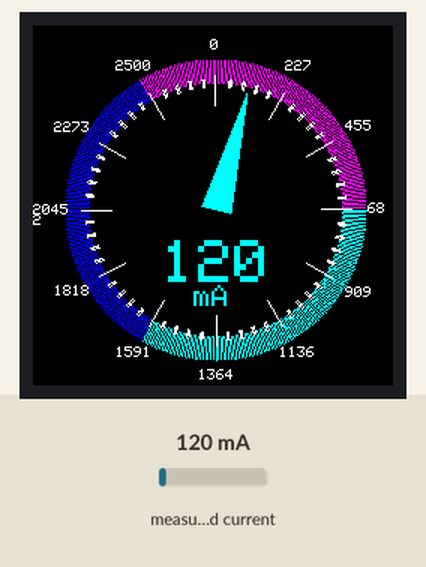
The sketch below on a simulated ESP32. On the bench: 240×240 colour display. The inputs (shaded band) are chosen by the test bench; at power-on: measured current 120 mA.

Above: at 2.38 s.
2.4 s: measured current set to 40 mA
At 3.75 s:
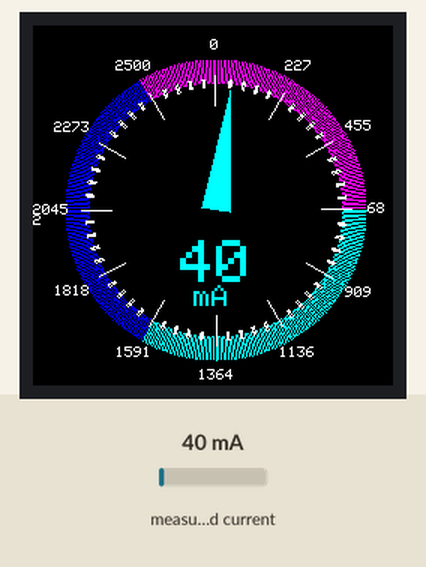
3.9 s: measured current set to 500 mA
At 4.7 s:
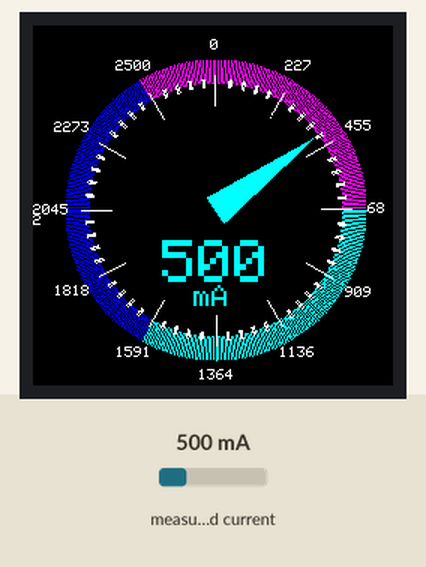
5.4 s: measured current set to 1000 mA
At 8.9 s:
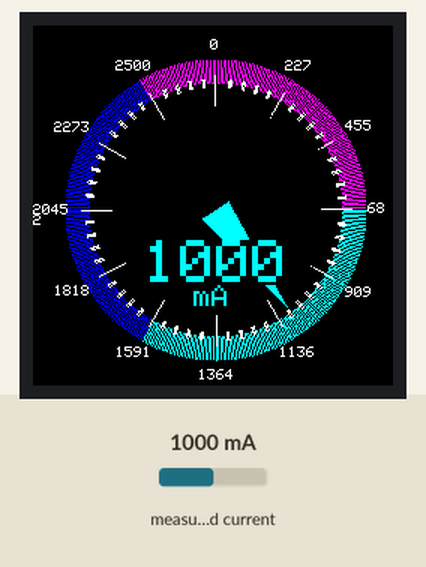

The sketch:

ESP32_OLED_Round_in219_currentmonitor.ino
```cpp
#include <Arduino_GFX_Library.h>
#include <Wire.h>
#include "INA219.h"
#include <math.h>

// === ESP32 Dev Kit pins ===
#define TFT_DC DF_GFX_DC
#define TFT_CS DF_GFX_CS
#define TFT_RST DF_GFX_RST
#define TFT_BL DF_GFX_BL

Arduino_DataBus *bus = new Arduino_ESP32SPI(
    TFT_DC, TFT_CS, 18, 23, -1, VSPI
);

Arduino_GFX *gfx = new Arduino_GC9A01(bus, TFT_RST, 0, false);

// === INA219 Sensor ===
INA219 INA(0x40);

// === Gauge Parameters ===
const int centerX = 122;
const int centerY = 128-5;

// Current gauge
const int currRadius = 90;
const int currNeedleLength = 80;
float currentI = 0;
float displayedI = 0;
const float Imax = 2500.0; // max current in mA (full-scale)

// Colored zones
void drawColoredZones(int radius){
    int outer = radius + 10; // extend 10 pixels outward
    for(int i=0; i<360; i++){
        uint16_t color;
        if(i < 120) color = 0x07FF;       // Cyan
        else if(i < 240) color = 0x001F;  // Magenta
        else color = 0xF81F;              // Dark Blue

        for(int r = radius-5; r<=outer; r++){
            int x = centerX + r*cos(radians(i));
            int y = centerY + r*sin(radians(i));
            gfx->drawPixel(x, y, color);
        }
    }
}

// Minor zones and major ticks with labels
void drawTickZones(int radius){
    int startAngle = 270; // rotate everything by 270°

    // Minor zones every 6°
    for(int i=0; i<360; i+=6){
        if(i % 30 != 0){
            for(int r = radius-8; r <= radius-3; r++){
                float angle = radians(i + startAngle);
                int x1 = centerX + r*cos(angle);
                int y1 = centerY + r*sin(angle);
                int x2 = centerX + r*cos(angle + radians(1));
                int y2 = centerY + r*sin(angle + radians(1));
                gfx->drawLine(x1, y1, x2, y2, RGB565_WHITE);
            }
        }
    }

    // Major ticks every 30° with labels
    int numMajor = 12;
    for(int t=0; t<numMajor; t++){
        float angleDeg = t * 30 + startAngle;
        int len = 20;
        int x1 = centerX + (radius - len) * cos(radians(angleDeg));
        int y1 = centerY + (radius - len) * sin(radians(angleDeg));
        int x2 = centerX + radius * cos(radians(angleDeg));
        int y2 = centerY + radius * sin(radians(angleDeg));
        gfx->drawLine(x1, y1, x2, y2, RGB565_WHITE);

        // Label value
        int tickCurrent = round(Imax * t / (numMajor-1)); // 0–2500 mA
        char buf[6];
        sprintf(buf, "%d", tickCurrent);

        int labelRadius = radius + 20;
        int lx = centerX + labelRadius * cos(radians(angleDeg)) - (strlen(buf)*3);
        int ly = centerY + labelRadius * sin(radians(angleDeg)) - 4;

        gfx->setCursor(lx, ly);
        gfx->setTextSize(1);
        gfx->setTextColor(RGB565_WHITE);
        gfx->print(buf);
    }
}


// Triangular needle
void drawTriangleNeedle(int cx, int cy, float angleDeg, int length, int baseWidth, uint16_t color) {
    float angleRad = radians(angleDeg);
    float tipX = cx + length * cos(angleRad);
    float tipY = cy + length * sin(angleRad);

    float perpAngle = angleRad + PI/2;
    float halfBase = baseWidth / 2.0;
    float baseX1 = cx + halfBase * cos(perpAngle);
    float baseY1 = cy + halfBase * sin(perpAngle);
    float baseX2 = cx - halfBase * cos(perpAngle);
    float baseY2 = cy - halfBase * sin(perpAngle);

    for(int glow=0; glow<3; glow++){
        gfx->fillTriangle((int)tipX, (int)tipY, (int)baseX1, (int)baseY1, (int)baseX2, (int)baseY2, color);
    }
}

// Erase needle
void eraseTriangleNeedle(int cx, int cy, float angleDeg, int length, int baseWidth) {
    drawTriangleNeedle(cx, cy, angleDeg, length, baseWidth, RGB565_BLACK);
}

void setup() {
    Serial.begin(115200);

#ifdef GFX_BL
    pinMode(GFX_BL, OUTPUT);
    digitalWrite(GFX_BL, HIGH);
#endif

    if (!gfx->begin()) {
        Serial.println("gfx->begin() failed!");
        while(1);
    }

    // Rotate display 180° for proper orientation
    gfx->setRotation(2);
    gfx->fillScreen(RGB565_BLACK);

    drawColoredZones(currRadius);
    drawTickZones(currRadius);

    // INA219 setup
    Wire.begin();
    if (!INA.begin()) {
        Serial.println("INA219 not detected!");
        while(1);
    }
    INA.setMaxCurrentShunt(5, 0.002);
    delay(1000);
}

void loop() {
    // Read current and round
    currentI = round(INA.getCurrent_mA());

    // Clamp current within 0–Imax
    if(currentI < 0) currentI = 0;
    if(currentI > Imax) currentI = Imax;

    // Smooth animation for needle movement
    displayedI += (currentI - displayedI) * 0.1;

    // === Needle ===
    static float prevIangle = -1000;
    if(prevIangle > -999){
        eraseTriangleNeedle(centerX, centerY, prevIangle, currNeedleLength, 20);
    }

    // Needle starts at 270° for 0 mA, full 360° sweep clockwise
    float startAngle = 270;
    float Iangle = startAngle + (displayedI / Imax) * 360.0;
    if(Iangle >= 360) Iangle -= 360;

    drawTriangleNeedle(centerX, centerY, Iangle, currNeedleLength, 20, RGB565_CYAN);
    prevIangle = Iangle;

    // Centered numeric value 20px below center
    int displayVal = (int)currentI;
    int digits = 1;
    int tmp = displayVal;
    while(tmp >= 10) { tmp /= 10; digits++; }

    int textSizeVal = 4;
    int charWidth = 6 * textSizeVal;
    int textWidth = digits * charWidth;
    int cursorX = centerX - textWidth / 2;

    // Erase previous numeric value area
    gfx->fillRect(centerX-60, centerY+20, 120, 30, RGB565_BLACK);
    gfx->setCursor(cursorX, centerY+20);
    gfx->setTextColor(RGB565_CYAN);
    gfx->setTextSize(textSizeVal);
    gfx->print(displayVal);

    // "mA" label 50px below center
    gfx->fillRect(centerX-25, centerY+50, 50, 20, RGB565_BLACK);
    gfx->setCursor(centerX-15, centerY+50);
    gfx->setTextSize(2);
    gfx->print("mA");

    delay(50);
}
```

Measured:
- after the input at 3.9 s, the display: first changes after 0.05 s (image 2 shows a later state)
